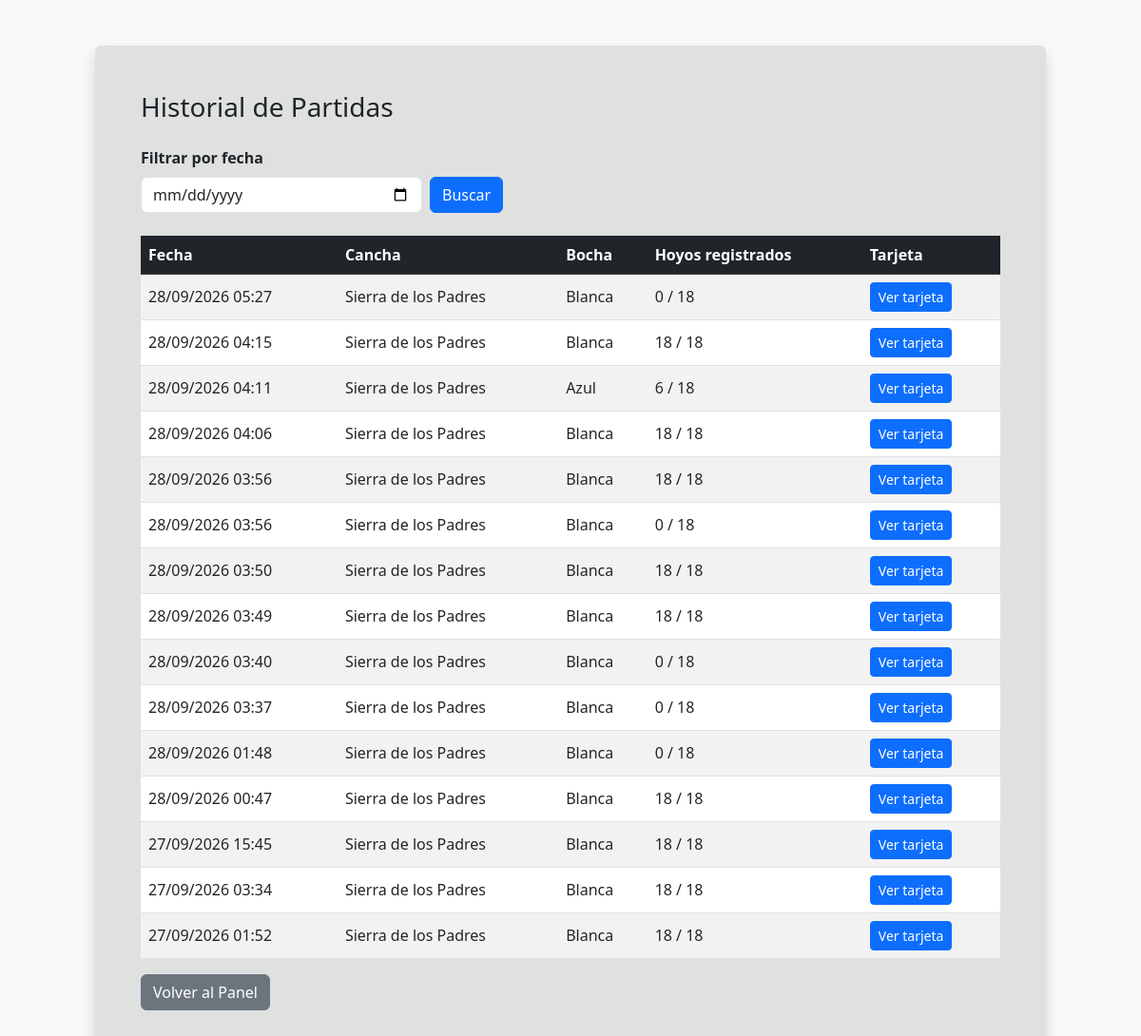
The app's page /listar_partidas.php (signed in) with its own data.
### tables this page shows
CREATE TABLE `partidas` (
  `id` int NOT NULL AUTO_INCREMENT,
  `cancha_id` int DEFAULT NULL,
  `fecha` timestamp NULL DEFAULT CURRENT_TIMESTAMP,
  `bocha` enum('blanca','azul','roja') DEFAULT NULL,
  `jugadores_ids` json DEFAULT NULL,
  PRIMARY KEY (`id`),
  KEY `cancha_id` (`cancha_id`),
  CONSTRAINT `partidas_ibfk_1` FOREIGN KEY (`cancha_id`) REFERENCES `canchas` (`id`)
);

CREATE TABLE `canchas` (
  `id` int NOT NULL AUTO_INCREMENT,
  `nombre` varchar(100) NOT NULL,
  `pares` json NOT NULL,
  `slope` float DEFAULT '126',
  `rating` float DEFAULT '71.5',
  PRIMARY KEY (`id`)
);

### listar_partidas.php (the view, shortened to what this page needs)
<?php
require 'conexion.php';
$fecha = $_GET['fecha'] ?? '';
$sql = "SELECT p.id, p.fecha, p.bocha, c.nombre AS cancha,
               (SELECT COUNT(DISTINCT s.hoyo) FROM scores s WHERE s.partida_id = p.id) AS hoyos_registrados
        FROM partidas p
        LEFT JOIN canchas c ON c.id = p.cancha_id";
$parametros = [];
$sql .= " ORDER BY p.fecha DESC, p.id DESC";
$stmt = $pdo->prepare($sql);
$stmt->execute($parametros);
$partidas = $stmt->fetchAll();
?>
<!DOCTYPE html>
<html lang="es">
<head>
    <link href="https://cdn.jsdelivr.net/npm/bootstrap@5.3.0/dist/css/bootstrap.min.css" rel="stylesheet">
    <link href="estilos.css" rel="stylesheet">
</head>
<body class="bg-light">
    <div class="container mt-5 mb-5">
        <div class="card shadow mx-auto" style="max-width: 1000px;">
            <div class="card-body p-4 p-md-5">
                <h1 class="h3 mb-4">Historial de Partidas</h1>
                <form method="GET" class="row g-2 align-items-end mb-4">
                    <div class="col-sm-6 col-md-4">
                        <label for="fecha" class="form-label fw-bold">Filtrar por fecha</label>
                        <input type="date" class="form-control" id="fecha" name="fecha" value="<?php echo htmlspecialchars($fecha); ?>">
                    </div>
                    <div class="col-auto">
                        <button type="submit" class="btn btn-primary">Buscar</button>
                    </div>
                </form>
                <?php if ($partidas): ?>
                    <div class="table-responsive">
                        <table class="table table-striped table-hover align-middle">
                            <thead class="table-dark">
                                <tr>
                                    <th scope="col">Fecha</th>
                                    <th scope="col">Cancha</th>
                                    <th scope="col">Bocha</th>
                                    <th scope="col">Hoyos registrados</th>
                                    <th scope="col">Tarjeta</th>
                                </tr>
                            </thead>
                            <tbody>
                                <?php foreach ($partidas as $partida): ?>
                                    <tr>
                                        <td><?php echo date('d/m/Y H:i', strtotime($partida['fecha'])); ?></td>
                                        <td><?php echo htmlspecialchars($partida['cancha'] ?? 'Cancha no disponible'); ?></td>
                                        <td><?php echo htmlspecialchars(ucfirst($partida['bocha'] ?? '')); ?></td>
                                        <td><?php echo (int)$partida['hoyos_registrados']; ?> / 18</td>
                                        <td class="text-nowrap">
                                            <a href="finalizar_partida.php?partida_id=<?php echo (int)$partida['id']; ?><?php echo $fecha !== '' ? '&amp;fecha=' . urlencode($fecha) : ''; ?>" class="btn btn-sm btn-primary">Ver tarjeta</a>
                                        </td>
                                    </tr>
                                <?php endforeach; ?>
                            </tbody>
                        </table>
                    </div>
                <?php else: ?>
                    <div class="alert alert-info" role="status">
                        <?php echo $fecha !== '' ? 'No hay partidas registradas en esa fecha.' : 'Todavía no hay partidas registradas.'; ?>
                    </div>
                <?php endif; ?>
                <a href="panel.php" class="btn btn-secondary">Volver al Panel</a>
            </div>
        </div>
    </div>
</body>
</html>

### estilos.css (style rules this page uses)
body { min-height: 100vh; isolation: isolate; background-color: #f8f9fa; background-image: none; }
.card, .alert { background-color: rgba(200, 200, 200, 0.5) !important; border: none; }

### records on screen
partidas: fecha "28/09/2026 05:27", cancha.nombre "Sierra de los Padres", bocha "Blanca", hoyos_registrados "0"
partidas: fecha "28/09/2026 04:15", cancha.nombre "Sierra de los Padres", bocha "Blanca", hoyos_registrados "18"
partidas: fecha "28/09/2026 04:11", cancha.nombre "Sierra de los Padres", bocha "Azul", hoyos_registrados "6"
partidas: fecha "28/09/2026 04:06", cancha.nombre "Sierra de los Padres", bocha "Blanca", hoyos_registrados "18"
partidas: fecha "28/09/2026 03:56", cancha.nombre "Sierra de los Padres", bocha "Blanca", hoyos_registrados "18"
partidas: fecha "28/09/2026 03:56", cancha.nombre "Sierra de los Padres", bocha "Blanca", hoyos_registrados "0"
partidas: fecha "28/09/2026 03:50", cancha.nombre "Sierra de los Padres", bocha "Blanca", hoyos_registrados "18"
partidas: fecha "28/09/2026 03:49", cancha.nombre "Sierra de los Padres", bocha "Blanca", hoyos_registrados "18"
partidas: fecha "28/09/2026 03:40", cancha.nombre "Sierra de los Padres", bocha "Blanca", hoyos_registrados "0"
partidas: fecha "28/09/2026 03:37", cancha.nombre "Sierra de los Padres", bocha "Blanca", hoyos_registrados "0"
partidas: fecha "28/09/2026 01:48", cancha.nombre "Sierra de los Padres", bocha "Blanca", hoyos_registrados "0"
partidas: fecha "28/09/2026 00:47", cancha.nombre "Sierra de los Padres", bocha "Blanca", hoyos_registrados "18"
partidas: fecha "27/09/2026 15:45", cancha.nombre "Sierra de los Padres", bocha "Blanca", hoyos_registrados "18"
partidas: fecha "27/09/2026 03:34", cancha.nombre "Sierra de los Padres", bocha "Blanca", hoyos_registrados "18"
partidas: fecha "27/09/2026 01:52", cancha.nombre "Sierra de los Padres", bocha "Blanca", hoyos_registrados "18"
